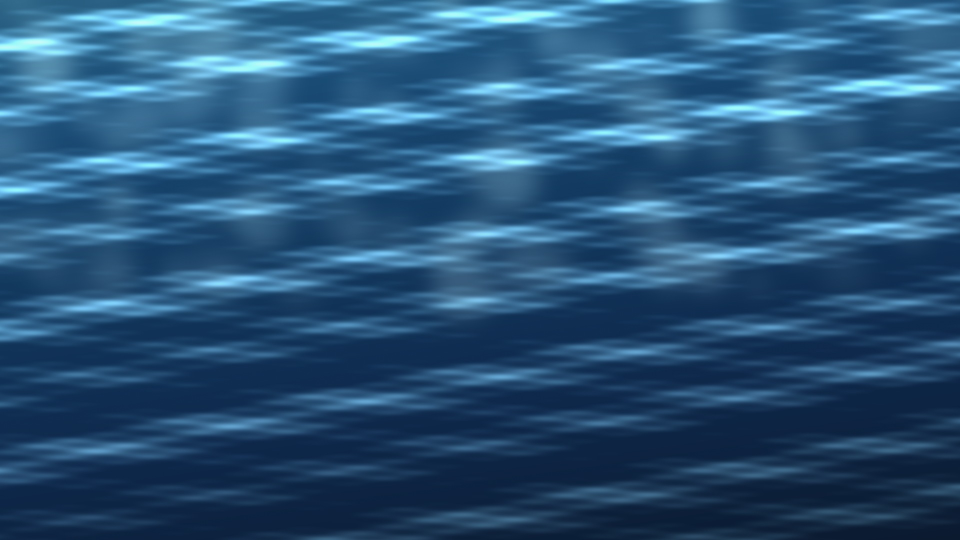
#> input picture site/img/water-bg.jpg, 1920 x 1080 px (shown at 1/2 size)
$ python make_og_cover.py
#> lines starting #> are read from the running program, lines starting #| are printed output that depends on the picture
# -*- coding: utf-8 -*-
"""从水面横幅底图裁出社交分享封面 site/img/og-cover.jpg（1200×630）。

为什么是 1200×630：这是 og:image 的通行尺寸（1.91:1），微信 / 社交平台
抓取时按这个比例出卡片。water-bg.jpg 是 2400×1388（1.73:1），
按「覆盖」方式等比缩放后居中裁切即可，不会拉伸变形。

刻意**不做灰调**：站点正文里的灰阶是 CSS `filter: grayscale()` 现算的，
而分享卡片是在站外显示的，彩色涟漪比灰调更抓眼。

需要 Pillow。用法：
    python tools/make_og_cover.py
"""
import os

from PIL import Image

ROOT = os.path.dirname(os.path.dirname(os.path.abspath(__file__)))
SITE = os.path.join(ROOT, "site")
SRC = os.path.join(SITE, "img", "water-bg.jpg")
OUT = os.path.join(SITE, "img", "og-cover.jpg")

W, H = 1200, 630


def main():
    im = Image.open(SRC).convert("RGB")
#> im is the input picture: PIL image 1920x1080 RGB; mean R, G, B 40.2, 83, 119.8
    # 等比缩放到「至少盖住」目标框，再居中裁切
    scale = max(W / im.width, H / im.height)
#> scale = 0.625
    scaled = im.resize((round(im.width * scale), round(im.height * scale)), Image.LANCZOS)
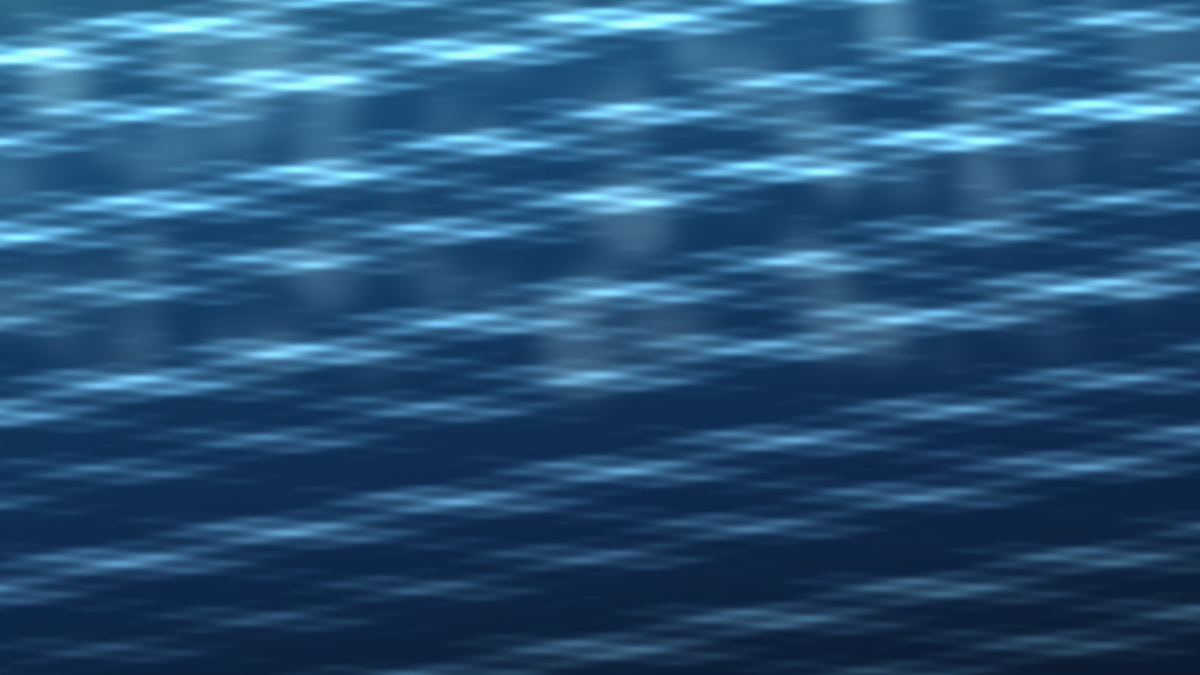
#> scaled: PIL image 1200x675 RGB; mean R, G, B 40.2, 83, 119.8
    left = (scaled.width - W) // 2
#> left = 0
    top = (scaled.height - H) // 2
#> top = 22
    cover = scaled.crop((left, top, left + W, top + H))
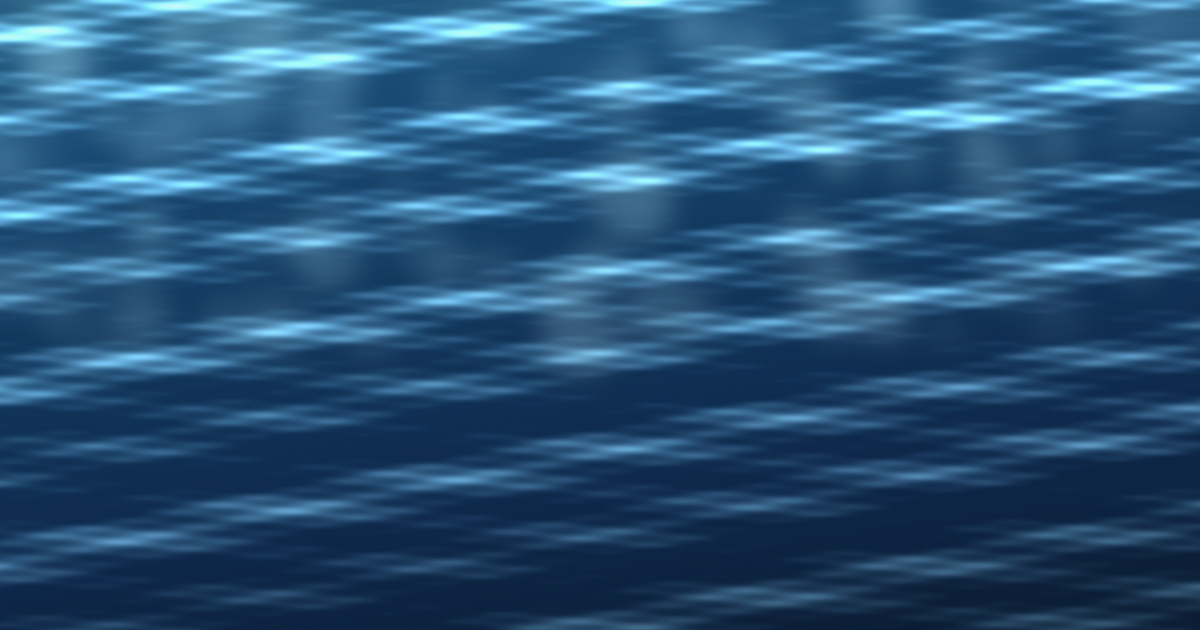
#> cover: PIL image 1200x630 RGB; mean R, G, B 40.2, 83, 120.1
    cover.save(OUT, "JPEG", quality=82, optimize=True, progressive=True)
    print("  wrote %s  %d×%d  %.0f KB"
          % (os.path.relpath(OUT, ROOT).replace(os.sep, "/"), W, H,
             os.path.getsize(OUT) / 1024))


if __name__ == "__main__":
    main()

$ run again, with img/design-03.jpg copied over site/img/water-bg.jpg
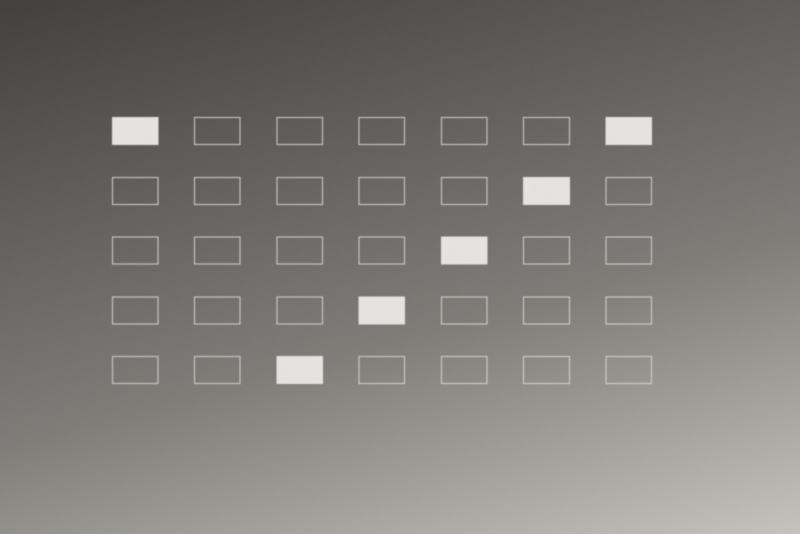
#> input picture img/design-03.jpg, 1600 x 1067 px (shown at 1/2 size)
#> in main, im is the input picture: PIL image 1600x1067 RGB; mean R, G, B 123.2, 121.9, 117.7
#> in main, `scaled = im.resize((round(im.width * scale), round(im.height * scale))..`:
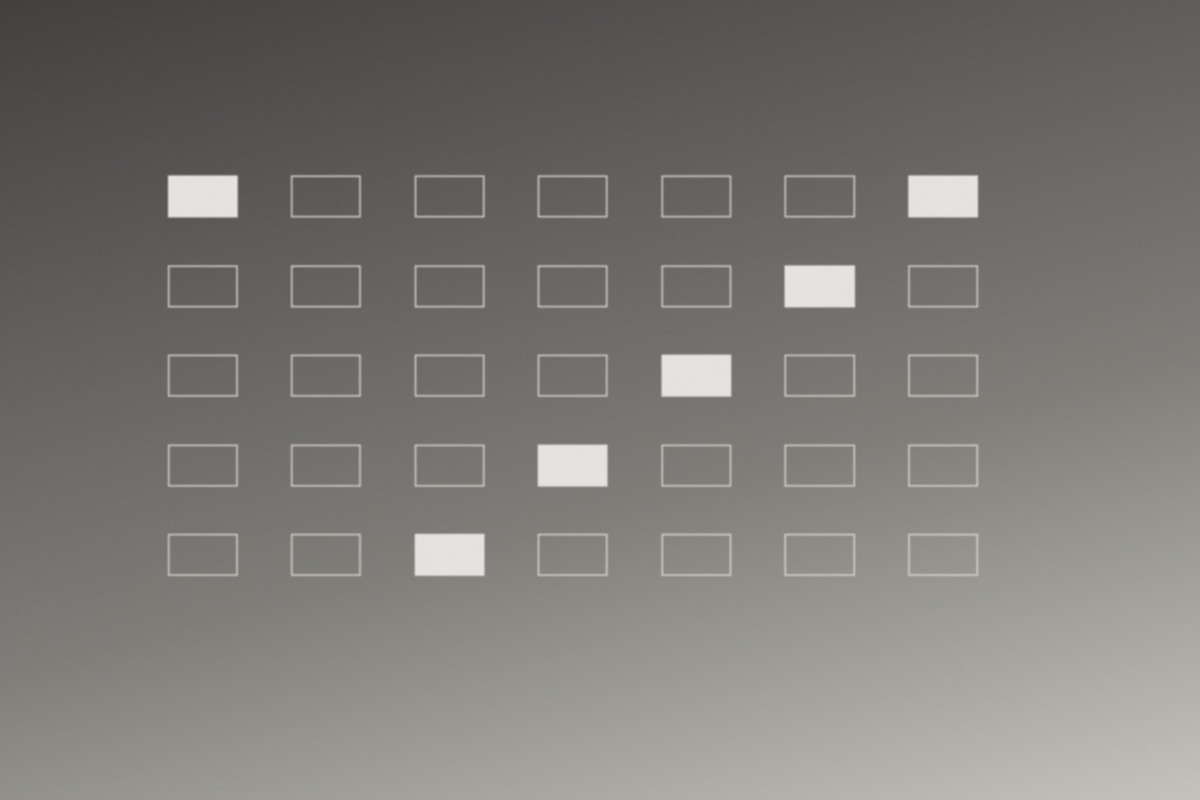
#> scaled: PIL image 1200x800 RGB; mean R, G, B 123.2, 121.9, 117.7
#> in main, `cover = scaled.crop((left, top, left + W, top + H))`:
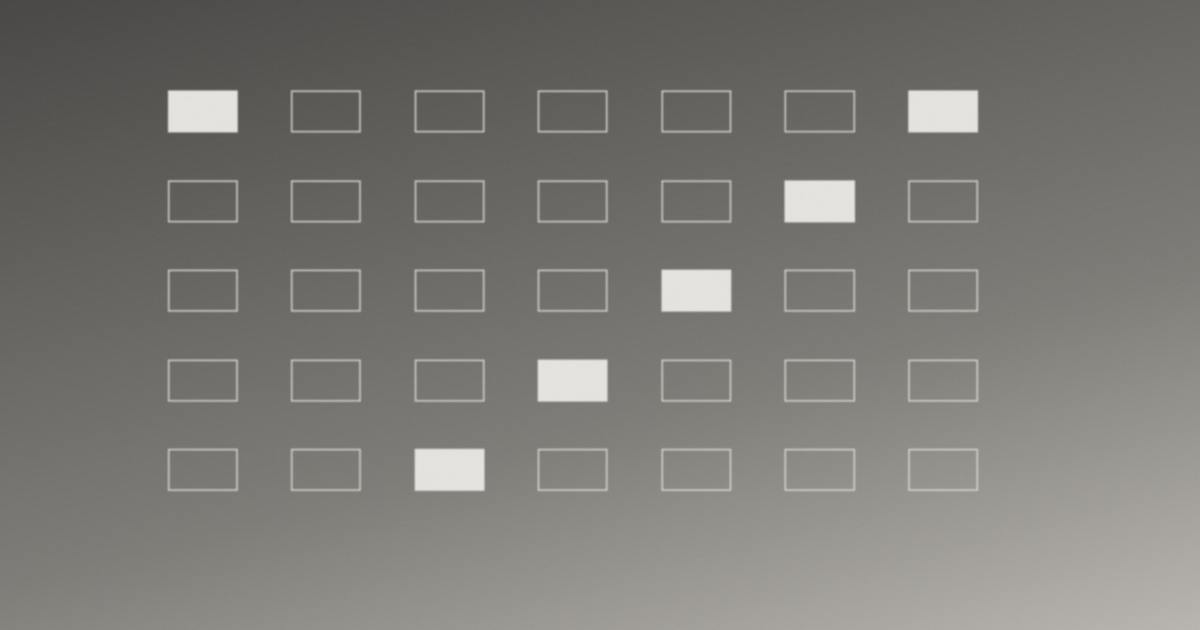
#> cover: PIL image 1200x630 RGB; mean R, G, B 122.8, 121.6, 117.3
